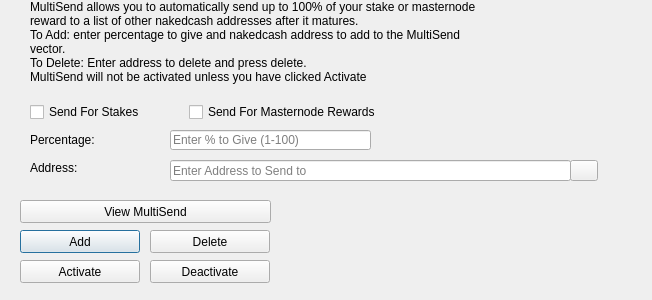
<?xml version="1.0" encoding="UTF-8"?>
<ui version="4.0">
 <class>MultiSendDialog</class>
 <widget class="QDialog" name="MultiSendDialog">
  <property name="windowModality">
   <enum>Qt::NonModal</enum>
  </property>
  <property name="geometry">
   <rect>
    <x>0</x>
    <y>0</y>
    <width>652</width>
    <height>300</height>
   </rect>
  </property>
  <property name="windowTitle">
   <string>MultiSend</string>
  </property>
  <widget class="QLineEdit" name="multiSendPercentEdit">
   <property name="geometry">
    <rect>
     <x>170</x>
     <y>130</y>
     <width>201</width>
     <height>20</height>
    </rect>
   </property>
   <property name="toolTip">
    <string>Enter whole numbers 1 - 100</string>
   </property>
   <property name="placeholderText">
    <string>Enter % to Give (1-100)</string>
   </property>
  </widget>
  <widget class="QLineEdit" name="multiSendAddressEdit">
   <property name="geometry">
    <rect>
     <x>170</x>
     <y>160</y>
     <width>401</width>
     <height>21</height>
    </rect>
   </property>
   <property name="toolTip">
    <string/>
   </property>
   <property name="placeholderText">
    <string>Enter Address to Send to</string>
   </property>
  </widget>
  <widget class="QLabel" name="label_2">
   <property name="geometry">
    <rect>
     <x>30</x>
     <y>0</y>
     <width>451</width>
     <height>121</height>
    </rect>
   </property>
   <property name="lineWidth">
    <number>1</number>
   </property>
   <property name="text">
    <string>MultiSend allows you to automatically send up to 100% of your stake or masternode reward to a list of other nakedcash addresses after it matures.
To Add: enter percentage to give and nakedcash address to add to the MultiSend vector.
To Delete: Enter address to delete and press delete.
MultiSend will not be activated unless you have clicked Activate</string>
   </property>
   <property name="alignment">
    <set>Qt::AlignLeading|Qt::AlignLeft|Qt::AlignTop</set>
   </property>
   <property name="wordWrap">
    <bool>true</bool>
   </property>
  </widget>
  <widget class="QLabel" name="message">
   <property name="geometry">
    <rect>
     <x>290</x>
     <y>200</y>
     <width>351</width>
     <height>91</height>
    </rect>
   </property>
   <property name="text">
    <string/>
   </property>
  </widget>
  <widget class="QPushButton" name="addButton">
   <property name="geometry">
    <rect>
     <x>20</x>
     <y>230</y>
     <width>120</width>
     <height>23</height>
    </rect>
   </property>
   <property name="toolTip">
    <string/>
   </property>
   <property name="statusTip">
    <string>Add to MultiSend Vector</string>
   </property>
   <property name="text">
    <string>Add</string>
   </property>
  </widget>
  <widget class="QPushButton" name="disableButton">
   <property name="geometry">
    <rect>
     <x>150</x>
     <y>260</y>
     <width>120</width>
     <height>23</height>
    </rect>
   </property>
   <property name="statusTip">
    <string>Deactivate MultiSend</string>
   </property>
   <property name="text">
    <string>Deactivate</string>
   </property>
  </widget>
  <widget class="QPushButton" name="addressBookButton">
   <property name="geometry">
    <rect>
     <x>570</x>
     <y>160</y>
     <width>28</width>
     <height>21</height>
    </rect>
   </property>
   <property name="toolTip">
    <string>Choose an address from the address book</string>
   </property>
   <property name="text">
    <string/>
   </property>
   <property name="icon">
    <iconset resource="../nakedcash.qrc">
     <normaloff>:/icons/address-book</normaloff>:/icons/address-book</iconset>
   </property>
   <property name="shortcut">
    <string>Alt+A</string>
   </property>
   <property name="autoDefault">
    <bool>false</bool>
   </property>
  </widget>
  <widget class="QLabel" name="label">
   <property name="geometry">
    <rect>
     <x>30</x>
     <y>130</y>
     <width>121</width>
     <height>20</height>
    </rect>
   </property>
   <property name="toolTip">
    <string>Percentage of stake to send</string>
   </property>
   <property name="text">
    <string>Percentage:</string>
   </property>
  </widget>
  <widget class="QLabel" name="label_5">
   <property name="geometry">
    <rect>
     <x>30</x>
     <y>160</y>
     <width>111</width>
     <height>16</height>
    </rect>
   </property>
   <property name="toolTip">
    <string>Address to send portion of stake to</string>
   </property>
   <property name="text">
    <string>Address:</string>
   </property>
  </widget>
  <widget class="QPushButton" name="deleteButton">
   <property name="geometry">
    <rect>
     <x>150</x>
     <y>230</y>
     <width>120</width>
     <height>23</height>
    </rect>
   </property>
   <property name="toolTip">
    <string/>
   </property>
   <property name="statusTip">
    <string>Delete Address From MultiSend Vector</string>
   </property>
   <property name="text">
    <string>Delete</string>
   </property>
  </widget>
  <widget class="QPushButton" name="activateButton">
   <property name="geometry">
    <rect>
     <x>20</x>
     <y>260</y>
     <width>120</width>
     <height>23</height>
    </rect>
   </property>
   <property name="statusTip">
    <string>Activate MultiSend</string>
   </property>
   <property name="text">
    <string>Activate</string>
   </property>
  </widget>
  <widget class="QPushButton" name="viewButton">
   <property name="geometry">
    <rect>
     <x>20</x>
     <y>200</y>
     <width>251</width>
     <height>23</height>
    </rect>
   </property>
   <property name="toolTip">
    <string/>
   </property>
   <property name="statusTip">
    <string>View MultiSend Vector</string>
   </property>
   <property name="text">
    <string>View MultiSend</string>
   </property>
  </widget>
  <widget class="QWidget" name="horizontalLayoutWidget">
   <property name="geometry">
    <rect>
     <x>30</x>
     <y>100</y>
     <width>351</width>
     <height>24</height>
    </rect>
   </property>
   <layout class="QHBoxLayout" name="horizontalLayout">
    <item>
     <widget class="QCheckBox" name="multiSendStakeCheckBox">
      <property name="text">
       <string>Send For Stakes</string>
      </property>
     </widget>
    </item>
    <item>
     <widget class="QCheckBox" name="multiSendMasternodeCheckBox">
      <property name="text">
       <string>Send For Masternode Rewards</string>
      </property>
     </widget>
    </item>
   </layout>
  </widget>
 </widget>
 <resources>
  <include location="../nakedcash.qrc"/>
 </resources>
 <connections/>
</ui>
